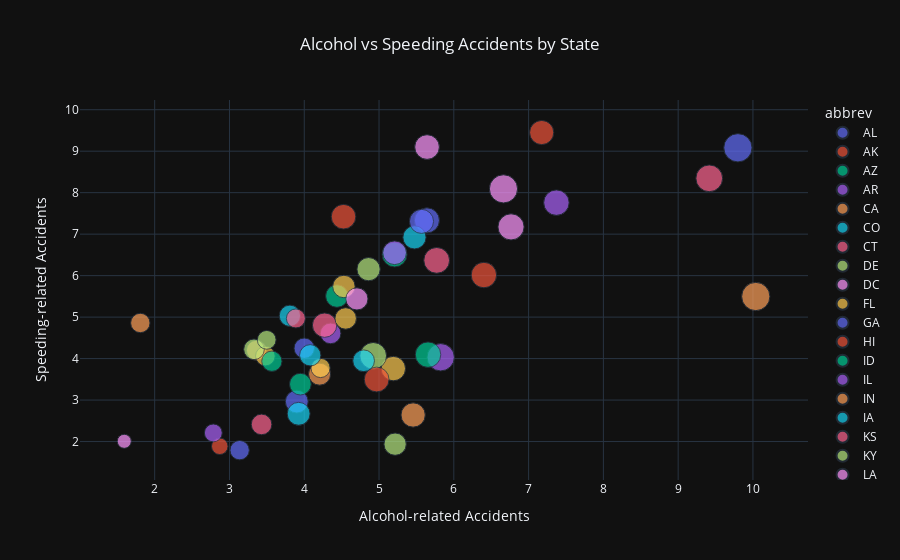

The notebook cell this image was saved under:
### Code cell
#Alcohol vs Speeding
fig = px.scatter(df, x='alcohol', y='speeding',
                 color='abbrev',
                 title='Alcohol vs Speeding Accidents by State',
                 labels={'alcohol':'Alcohol-related Accidents', 'speeding':'Speeding-related Accidents'},
                 template='plotly_dark',
                 size='total')
fig.update_layout(title={'x':0.5})
fig.show()

### Figure 1 — Plotly figure (JSON) as saved in the notebook; plotly's stock layout.template omitted (floating-point values rounded to 4 significant figures)
{"data": [{"hovertemplate": "abbrev=AL<br>Alcohol-related Accidents=%{x}<br>Speeding-related Accidents=%{y}<br>total=%{marker.size}<extra></extra>", "legendgroup": "AL", "marker": {"color": "#636efa", "size": [18.8], "sizemode": "area", "sizeref": 0.05975, "symbol": "circle"}, "mode": "markers", "name": "AL", "orientation": "v", "showlegend": true, "type": "scatter", "x": [5.64], "xaxis": "x", "y": [7.332], "yaxis": "y"}, {"hovertemplate": "abbrev=AK<br>Alcohol-related Accidents=%{x}<br>Speeding-related Accidents=%{y}<br>total=%{marker.size}<extra></extra>", "legendgroup": "AK", "marker": {"color": "#EF553B", "size": [18.1], "sizemode": "area", "sizeref": 0.05975, "symbol": "circle"}, "mode": "markers", "name": "AK", "orientation": "v", "showlegend": true, "type": "scatter", "x": [4.525], "xaxis": "x", "y": [7.421], "yaxis": "y"}, {"hovertemplate": "abbrev=AZ<br>Alcohol-related Accidents=%{x}<br>Speeding-related Accidents=%{y}<br>total=%{marker.size}<extra></extra>", "legendgroup": "AZ", "marker": {"color": "#00cc96", "size": [18.6], "sizemode": "area", "sizeref": 0.05975, "symbol": "circle"}, "mode": "markers", "name": "AZ", "orientation": "v", "showlegend": true, "type": "scatter", "x": [5.208], "xaxis": "x", "y": [6.51], "yaxis": "y"}, {"hovertemplate": "abbrev=AR<br>Alcohol-related Accidents=%{x}<br>Speeding-related Accidents=%{y}<br>total=%{marker.size}<extra></extra>", "legendgroup": "AR", "marker": {"color": "#ab63fa", "size": [22.4], "sizemode": "area", "sizeref": 0.05975, "symbol": "circle"}, "mode": "markers", "name": "AR", "orientation": "v", "showlegend": true, "type": "scatter", "x": [5.824], "xaxis": "x", "y": [4.032], "yaxis": "y"}, {"hovertemplate": "abbrev=CA<br>Alcohol-related Accidents=%{x}<br>Speeding-related Accidents=%{y}<br>total=%{marker.size}<extra></extra>", "legendgroup": "CA", "marker": {"color": "#FFA15A", "size": [12], "sizemode": "area", "sizeref": 0.05975, "symbol": "circle"}, "mode": "markers", "name": "CA", "orientation": "v", "showlegend": true, "type": "scatter", "x": [3.36], "xaxis": "x", "y": [4.2], "yaxis": "y"}, {"hovertemplate": "abbrev=CO<br>Alcohol-related Accidents=%{x}<br>Speeding-related Accidents=%{y}<br>total=%{marker.size}<extra></extra>", "legendgroup": "CO", "marker": {"color": "#19d3f3", "size": [13.6], "sizemode": "area", "sizeref": 0.05975, "symbol": "circle"}, "mode": "markers", "name": "CO", "orientation": "v", "showlegend": true, "type": "scatter", "x": [3.808], "xaxis": "x", "y": [5.032], "yaxis": "y"}, {"hovertemplate": "abbrev=CT<br>Alcohol-related Accidents=%{x}<br>Speeding-related Accidents=%{y}<br>total=%{marker.size}<extra></extra>", "legendgroup": "CT", "marker": {"color": "#FF6692", "size": [10.8], "sizemode": "area", "sizeref": 0.05975, "symbol": "circle"}, "mode": "markers", "name": "CT", "orientation": "v", "showlegend": true, "type": "scatter", "x": [3.888], "xaxis": "x", "y": [4.968], "yaxis": "y"}, {"hovertemplate": "abbrev=DE<br>Alcohol-related Accidents=%{x}<br>Speeding-related Accidents=%{y}<br>total=%{marker.size}<extra></extra>", "legendgroup": "DE", "marker": {"color": "#B6E880", "size": [16.2], "sizemode": "area", "sizeref": 0.05975, "symbol": "circle"}, "mode": "markers", "name": "DE", "orientation": "v", "showlegend": true, "type": "scatter", "x": [4.86], "xaxis": "x", "y": [6.156], "yaxis": "y"}, {"hovertemplate": "abbrev=DC<br>Alcohol-related Accidents=%{x}<br>Speeding-related Accidents=%{y}<br>total=%{marker.size}<extra></extra>", "legendgroup": "DC", "marker": {"color": "#FF97FF", "size": [5.9], "sizemode": "area", "sizeref": 0.05975, "symbol": "circle"}, "mode": "markers", "name": "DC", "orientation": "v", "showlegend": true, "type": "scatter", "x": [1.593], "xaxis": "x", "y": [2.006], "yaxis": "y"}, {"hovertemplate": "abbrev=FL<br>Alcohol-related Accidents=%{x}<br>Speeding-related Accidents=%{y}<br>total=%{marker.size}<extra></extra>", "legendgroup": "FL", "marker": {"color": "#FECB52", "size": [17.9], "sizemode": "area", "sizeref": 0.05975, "symbol": "circle"}, "mode": "markers", "name": "FL", "orientation": "v", "showlegend": true, "type": "scatter", "x": [5.191], "xaxis": "x", "y": [3.759], "yaxis": "y"}, {"hovertemplate": "abbrev=GA<br>Alcohol-related Accidents=%{x}<br>Speeding-related Accidents=%{y}<br>total=%{marker.size}<extra></extra>", "legendgroup": "GA", "marker": {"color": "#636efa", "size": [15.6], "sizemode": "area", "sizeref": 0.05975, "symbol": "circle"}, "mode": "markers", "name": "GA", "orientation": "v", "showlegend": true, "type": "scatter", "x": [3.9], "xaxis": "x", "y": [2.964], "yaxis": "y"}, {"hovertemplate": "abbrev=HI<br>Alcohol-related Accidents=%{x}<br>Speeding-related Accidents=%{y}<br>total=%{marker.size}<extra></extra>", "legendgroup": "HI", "marker": {"color": "#EF553B", "size": [17.5], "sizemode": "area", "sizeref": 0.05975, "symbol": "circle"}, "mode": "markers", "name": "HI", "orientation": "v", "showlegend": true, "type": "scatter", "x": [7.175], "xaxis": "x", "y": [9.45], "yaxis": "y"}, {"hovertemplate": "abbrev=ID<br>Alcohol-related Accidents=%{x}<br>Speeding-related Accidents=%{y}<br>total=%{marker.size}<extra></extra>", "legendgroup": "ID", "marker": {"color": "#00cc96", "size": [15.3], "sizemode": "area", "sizeref": 0.05975, "symbol": "circle"}, "mode": "markers", "name": "ID", "orientation": "v", "showlegend": true, "type": "scatter", "x": [4.437], "xaxis": "x", "y": [5.508], "yaxis": "y"}, {"hovertemplate": "abbrev=IL<br>Alcohol-related Accidents=%{x}<br>Speeding-related Accidents=%{y}<br>total=%{marker.size}<extra></extra>", "legendgroup": "IL", "marker": {"color": "#ab63fa", "size": [12.8], "sizemode": "area", "sizeref": 0.05975, "symbol": "circle"}, "mode": "markers", "name": "IL", "orientation": "v", "showlegend": true, "type": "scatter", "x": [4.352], "xaxis": "x", "y": [4.608], "yaxis": "y"}, {"hovertemplate": "abbrev=IN<br>Alcohol-related Accidents=%{x}<br>Speeding-related Accidents=%{y}<br>total=%{marker.size}<extra></extra>", "legendgroup": "IN", "marker": {"color": "#FFA15A", "size": [14.5], "sizemode": "area", "sizeref": 0.05975, "symbol": "circle"}, "mode": "markers", "name": "IN", "orientation": "v", "showlegend": true, "type": "scatter", "x": [4.205], "xaxis": "x", "y": [3.625], "yaxis": "y"}, {"hovertemplate": "abbrev=IA<br>Alcohol-related Accidents=%{x}<br>Speeding-related Accidents=%{y}<br>total=%{marker.size}<extra></extra>", "legendgroup": "IA", "marker": {"color": "#19d3f3", "size": [15.7], "sizemode": "area", "sizeref": 0.05975, "symbol": "circle"}, "mode": "markers", "name": "IA", "orientation": "v", "showlegend": true, "type": "scatter", "x": [3.925], "xaxis": "x", "y": [2.669], "yaxis": "y"}, {"hovertemplate": "abbrev=KS<br>Alcohol-related Accidents=%{x}<br>Speeding-related Accidents=%{y}<br>total=%{marker.size}<extra></extra>", "legendgroup": "KS", "marker": {"color": "#FF6692", "size": [17.8], "sizemode": "area", "sizeref": 0.05975, "symbol": "circle"}, "mode": "markers", "name": "KS", "orientation": "v", "showlegend": true, "type": "scatter", "x": [4.272], "xaxis": "x", "y": [4.806], "yaxis": "y"}, {"hovertemplate": "abbrev=KY<br>Alcohol-related Accidents=%{x}<br>Speeding-related Accidents=%{y}<br>total=%{marker.size}<extra></extra>", "legendgroup": "KY", "marker": {"color": "#B6E880", "size": [21.4], "sizemode": "area", "sizeref": 0.05975, "symbol": "circle"}, "mode": "markers", "name": "KY", "orientation": "v", "showlegend": true, "type": "scatter", "x": [4.922], "xaxis": "x", "y": [4.066], "yaxis": "y"}, {"hovertemplate": "abbrev=LA<br>Alcohol-related Accidents=%{x}<br>Speeding-related Accidents=%{y}<br>total=%{marker.size}<extra></extra>", "legendgroup": "LA", "marker": {"color": "#FF97FF", "size": [20.5], "sizemode": "area", "sizeref": 0.05975, "symbol": "circle"}, "mode": "markers", "name": "LA", "orientation": "v", "showlegend": true, "type": "scatter", "x": [6.765], "xaxis": "x", "y": [7.175], "yaxis": "y"}, {"hovertemplate": "abbrev=ME<br>Alcohol-related Accidents=%{x}<br>Speeding-related Accidents=%{y}<br>total=%{marker.size}<extra></extra>", "legendgroup": "ME", "marker": {"color": "#FECB52", "size": [15.1], "sizemode": "area", "sizeref": 0.05975, "symbol": "circle"}, "mode": "markers", "name": "ME", "orientation": "v", "showlegend": true, "type": "scatter", "x": [4.53], "xaxis": "x", "y": [5.738], "yaxis": "y"}, {"hovertemplate": "abbrev=MD<br>Alcohol-related Accidents=%{x}<br>Speeding-related Accidents=%{y}<br>total=%{marker.size}<extra></extra>", "legendgroup": "MD", "marker": {"color": "#636efa", "size": [12.5], "sizemode": "area", "sizeref": 0.05975, "symbol": "circle"}, "mode": "markers", "name": "MD", "orientation": "v", "showlegend": true, "type": "scatter", "x": [4], "xaxis": "x", "y": [4.25], "yaxis": "y"}, {"hovertemplate": "abbrev=MA<br>Alcohol-related Accidents=%{x}<br>Speeding-related Accidents=%{y}<br>total=%{marker.size}<extra></extra>", "legendgroup": "MA", "marker": {"color": "#EF553B", "size": [8.2], "sizemode": "area", "sizeref": 0.05975, "symbol": "circle"}, "mode": "markers", "name": "MA", "orientation": "v", "showlegend": true, "type": "scatter", "x": [2.87], "xaxis": "x", "y": [1.886], "yaxis": "y"}, {"hovertemplate": "abbrev=MI<br>Alcohol-related Accidents=%{x}<br>Speeding-related Accidents=%{y}<br>total=%{marker.size}<extra></extra>", "legendgroup": "MI", "marker": {"color": "#00cc96", "size": [14.1], "sizemode": "area", "sizeref": 0.05975, "symbol": "circle"}, "mode": "markers", "name": "MI", "orientation": "v", "showlegend": true, "type": "scatter", "x": [3.948], "xaxis": "x", "y": [3.384], "yaxis": "y"}, {"hovertemplate": "abbrev=MN<br>Alcohol-related Accidents=%{x}<br>Speeding-related Accidents=%{y}<br>total=%{marker.size}<extra></extra>", "legendgroup": "MN", "marker": {"color": "#ab63fa", "size": [9.6], "sizemode": "area", "sizeref": 0.05975, "symbol": "circle"}, "mode": "markers", "name": "MN", "orientation": "v", "showlegend": true, "type": "scatter", "x": [2.784], "xaxis": "x", "y": [2.208], "yaxis": "y"}, {"hovertemplate": "abbrev=MS<br>Alcohol-related Accidents=%{x}<br>Speeding-related Accidents=%{y}<br>total=%{marker.size}<extra></extra>", "legendgroup": "MS", "marker": {"color": "#FFA15A", "size": [17.6], "sizemode": "area", "sizeref": 0.05975, "symbol": "circle"}, "mode": "markers", "name": "MS", "orientation": "v", "showlegend": true, "type": "scatter", "x": [5.456], "xaxis": "x", "y": [2.64], "yaxis": "y"}, {"hovertemplate": "abbrev=MO<br>Alcohol-related Accidents=%{x}<br>Speeding-related Accidents=%{y}<br>total=%{marker.size}<extra></extra>", "legendgroup": "MO", "marker": {"color": "#19d3f3", "size": [16.1], "sizemode": "area", "sizeref": 0.05975, "symbol": "circle"}, "mode": "markers", "name": "MO", "orientation": "v", "showlegend": true, "type": "scatter", "x": [5.474], "xaxis": "x", "y": [6.923], "yaxis": "y"}, {"hovertemplate": "abbrev=MT<br>Alcohol-related Accidents=%{x}<br>Speeding-related Accidents=%{y}<br>total=%{marker.size}<extra></extra>", "legendgroup": "MT", "marker": {"color": "#FF6692", "size": [21.4], "sizemode": "area", "sizeref": 0.05975, "symbol": "circle"}, "mode": "markers", "name": "MT", "orientation": "v", "showlegend": true, "type": "scatter", "x": [9.416], "xaxis": "x", "y": [8.346], "yaxis": "y"}, {"hovertemplate": "abbrev=NE<br>Alcohol-related Accidents=%{x}<br>Speeding-related Accidents=%{y}<br>total=%{marker.size}<extra></extra>", "legendgroup": "NE", "marker": {"color": "#B6E880", "size": [14.9], "sizemode": "area", "sizeref": 0.05975, "symbol": "circle"}, "mode": "markers", "name": "NE", "orientation": "v", "showlegend": true, "type": "scatter", "x": [5.215], "xaxis": "x", "y": [1.937], "yaxis": "y"}, {"hovertemplate": "abbrev=NV<br>Alcohol-related Accidents=%{x}<br>Speeding-related Accidents=%{y}<br>total=%{marker.size}<extra></extra>", "legendgroup": "NV", "marker": {"color": "#FF97FF", "size": [14.7], "sizemode": "area", "sizeref": 0.05975, "symbol": "circle"}, "mode": "markers", "name": "NV", "orientation": "v", "showlegend": true, "type": "scatter", "x": [4.704], "xaxis": "x", "y": [5.439], "yaxis": "y"}, {"hovertemplate": "abbrev=NH<br>Alcohol-related Accidents=%{x}<br>Speeding-related Accidents=%{y}<br>total=%{marker.size}<extra></extra>", "legendgroup": "NH", "marker": {"color": "#FECB52", "size": [11.6], "sizemode": "area", "sizeref": 0.05975, "symbol": "circle"}, "mode": "markers", "name": "NH", "orientation": "v", "showlegend": true, "type": "scatter", "x": [3.48], "xaxis": "x", "y": [4.06], "yaxis": "y"}, {"hovertemplate": "abbrev=NJ<br>Alcohol-related Accidents=%{x}<br>Speeding-related Accidents=%{y}<br>total=%{marker.size}<extra></extra>", "legendgroup": "NJ", "marker": {"color": "#636efa", "size": [11.2], "sizemode": "area", "sizeref": 0.05975, "symbol": "circle"}, "mode": "markers", "name": "NJ", "orientation": "v", "showlegend": true, "type": "scatter", "x": [3.136], "xaxis": "x", "y": [1.792], "yaxis": "y"}, {"hovertemplate": "abbrev=NM<br>Alcohol-related Accidents=%{x}<br>Speeding-related Accidents=%{y}<br>total=%{marker.size}<extra></extra>", "legendgroup": "NM", "marker": {"color": "#EF553B", "size": [18.4], "sizemode": "area", "sizeref": 0.05975, "symbol": "circle"}, "mode": "markers", "name": "NM", "orientation": "v", "showlegend": true, "type": "scatter", "x": [4.968], "xaxis": "x", "y": [3.496], "yaxis": "y"}, {"hovertemplate": "abbrev=NY<br>Alcohol-related Accidents=%{x}<br>Speeding-related Accidents=%{y}<br>total=%{marker.size}<extra></extra>", "legendgroup": "NY", "marker": {"color": "#00cc96", "size": [12.3], "sizemode": "area", "sizeref": 0.05975, "symbol": "circle"}, "mode": "markers", "name": "NY", "orientation": "v", "showlegend": true, "type": "scatter", "x": [3.567], "xaxis": "x", "y": [3.936], "yaxis": "y"}, {"hovertemplate": "abbrev=NC<br>Alcohol-related Accidents=%{x}<br>Speeding-related Accidents=%{y}<br>total=%{marker.size}<extra></extra>", "legendgroup": "NC", "marker": {"color": "#ab63fa", "size": [16.8], "sizemode": "area", "sizeref": 0.05975, "symbol": "circle"}, "mode": "markers", "name": "NC", "orientation": "v", "showlegend": true, "type": "scatter", "x": [5.208], "xaxis": "x", "y": [6.552], "yaxis": "y"}, {"hovertemplate": "abbrev=ND<br>Alcohol-related Accidents=%{x}<br>Speeding-related Accidents=%{y}<br>total=%{marker.size}<extra></extra>", "legendgroup": "ND", "marker": {"color": "#FFA15A", "size": [23.9], "sizemode": "area", "sizeref": 0.05975, "symbol": "circle"}, "mode": "markers", "name": "ND", "orientation": "v", "showlegend": true, "type": "scatter", "x": [10.04], "xaxis": "x", "y": [5.497], "yaxis": "y"}, {"hovertemplate": "abbrev=OH<br>Alcohol-related Accidents=%{x}<br>Speeding-related Accidents=%{y}<br>total=%{marker.size}<extra></extra>", "legendgroup": "OH", "marker": {"color": "#19d3f3", "size": [14.1], "sizemode": "area", "sizeref": 0.05975, "symbol": "circle"}, "mode": "markers", "name": "OH", "orientation": "v", "showlegend": true, "type": "scatter", "x": [4.794], "xaxis": "x", "y": [3.948], "yaxis": "y"}, {"hovertemplate": "abbrev=OK<br>Alcohol-related Accidents=%{x}<br>Speeding-related Accidents=%{y}<br>total=%{marker.size}<extra></extra>", "legendgroup": "OK", "marker": {"color": "#FF6692", "size": [19.9], "sizemode": "area", "sizeref": 0.05975, "symbol": "circle"}, "mode": "markers", "name": "OK", "orientation": "v", "showlegend": true, "type": "scatter", "x": [5.771], "xaxis": "x", "y": [6.368], "yaxis": "y"}, {"hovertemplate": "abbrev=OR<br>Alcohol-related Accidents=%{x}<br>Speeding-related Accidents=%{y}<br>total=%{marker.size}<extra></extra>", "legendgroup": "OR", "marker": {"color": "#B6E880", "size": [12.8], "sizemode": "area", "sizeref": 0.05975, "symbol": "circle"}, "mode": "markers", "name": "OR", "orientation": "v", "showlegend": true, "type": "scatter", "x": [3.328], "xaxis": "x", "y": [4.224], "yaxis": "y"}, {"hovertemplate": "abbrev=PA<br>Alcohol-related Accidents=%{x}<br>Speeding-related Accidents=%{y}<br>total=%{marker.size}<extra></extra>", "legendgroup": "PA", "marker": {"color": "#FF97FF", "size": [18.2], "sizemode": "area", "sizeref": 0.05975, "symbol": "circle"}, "mode": "markers", "name": "PA", "orientation": "v", "showlegend": true, "type": "scatter", "x": [5.642], "xaxis": "x", "y": [9.1], "yaxis": "y"}, {"hovertemplate": "abbrev=RI<br>Alcohol-related Accidents=%{x}<br>Speeding-related Accidents=%{y}<br>total=%{marker.size}<extra></extra>", "legendgroup": "RI", "marker": {"color": "#FECB52", "size": [11.1], "sizemode": "area", "sizeref": 0.05975, "symbol": "circle"}, "mode": "markers", "name": "RI", "orientation": "v", "showlegend": true, "type": "scatter", "x": [4.218], "xaxis": "x", "y": [3.774], "yaxis": "y"}, {"hovertemplate": "abbrev=SC<br>Alcohol-related Accidents=%{x}<br>Speeding-related Accidents=%{y}<br>total=%{marker.size}<extra></extra>", "legendgroup": "SC", "marker": {"color": "#636efa", "size": [23.9], "sizemode": "area", "sizeref": 0.05975, "symbol": "circle"}, "mode": "markers", "name": "SC", "orientation": "v", "showlegend": true, "type": "scatter", "x": [9.799], "xaxis": "x", "y": [9.082], "yaxis": "y"}, {"hovertemplate": "abbrev=SD<br>Alcohol-related Accidents=%{x}<br>Speeding-related Accidents=%{y}<br>total=%{marker.size}<extra></extra>", "legendgroup": "SD", "marker": {"color": "#EF553B", "size": [19.4], "sizemode": "area", "sizeref": 0.05975, "symbol": "circle"}, "mode": "markers", "name": "SD", "orientation": "v", "showlegend": true, "type": "scatter", "x": [6.402], "xaxis": "x", "y": [6.014], "yaxis": "y"}, {"hovertemplate": "abbrev=TN<br>Alcohol-related Accidents=%{x}<br>Speeding-related Accidents=%{y}<br>total=%{marker.size}<extra></extra>", "legendgroup": "TN", "marker": {"color": "#00cc96", "size": [19.5], "sizemode": "area", "sizeref": 0.05975, "symbol": "circle"}, "mode": "markers", "name": "TN", "orientation": "v", "showlegend": true, "type": "scatter", "x": [5.655], "xaxis": "x", "y": [4.095], "yaxis": "y"}, {"hovertemplate": "abbrev=TX<br>Alcohol-related Accidents=%{x}<br>Speeding-related Accidents=%{y}<br>total=%{marker.size}<extra></extra>", "legendgroup": "TX", "marker": {"color": "#ab63fa", "size": [19.4], "sizemode": "area", "sizeref": 0.05975, "symbol": "circle"}, "mode": "markers", "name": "TX", "orientation": "v", "showlegend": true, "type": "scatter", "x": [7.372], "xaxis": "x", "y": [7.76], "yaxis": "y"}, {"hovertemplate": "abbrev=UT<br>Alcohol-related Accidents=%{x}<br>Speeding-related Accidents=%{y}<br>total=%{marker.size}<extra></extra>", "legendgroup": "UT", "marker": {"color": "#FFA15A", "size": [11.3], "sizemode": "area", "sizeref": 0.05975, "symbol": "circle"}, "mode": "markers", "name": "UT", "orientation": "v", "showlegend": true, "type": "scatter", "x": [1.808], "xaxis": "x", "y": [4.859], "yaxis": "y"}, {"hovertemplate": "abbrev=VT<br>Alcohol-related Accidents=%{x}<br>Speeding-related Accidents=%{y}<br>total=%{marker.size}<extra></extra>", "legendgroup": "VT", "marker": {"color": "#19d3f3", "size": [13.6], "sizemode": "area", "sizeref": 0.05975, "symbol": "circle"}, "mode": "markers", "name": "VT", "orientation": "v", "showlegend": true, "type": "scatter", "x": [4.08], "xaxis": "x", "y": [4.08], "yaxis": "y"}, {"hovertemplate": "abbrev=VA<br>Alcohol-related Accidents=%{x}<br>Speeding-related Accidents=%{y}<br>total=%{marker.size}<extra></extra>", "legendgroup": "VA", "marker": {"color": "#FF6692", "size": [12.7], "sizemode": "area", "sizeref": 0.05975, "symbol": "circle"}, "mode": "markers", "name": "VA", "orientation": "v", "showlegend": true, "type": "scatter", "x": [3.429], "xaxis": "x", "y": [2.413], "yaxis": "y"}, {"hovertemplate": "abbrev=WA<br>Alcohol-related Accidents=%{x}<br>Speeding-related Accidents=%{y}<br>total=%{marker.size}<extra></extra>", "legendgroup": "WA", "marker": {"color": "#B6E880", "size": [10.6], "sizemode": "area", "sizeref": 0.05975, "symbol": "circle"}, "mode": "markers", "name": "WA", "orientation": "v", "showlegend": true, "type": "scatter", "x": [3.498], "xaxis": "x", "y": [4.452], "yaxis": "y"}, {"hovertemplate": "abbrev=WV<br>Alcohol-related Accidents=%{x}<br>Speeding-related Accidents=%{y}<br>total=%{marker.size}<extra></extra>", "legendgroup": "WV", "marker": {"color": "#FF97FF", "size": [23.8], "sizemode": "area", "sizeref": 0.05975, "symbol": "circle"}, "mode": "markers", "name": "WV", "orientation": "v", "showlegend": true, "type": "scatter", "x": [6.664], "xaxis": "x", "y": [8.092], "yaxis": "y"}, {"hovertemplate": "abbrev=WI<br>Alcohol-related Accidents=%{x}<br>Speeding-related Accidents=%{y}<br>total=%{marker.size}<extra></extra>", "legendgroup": "WI", "marker": {"color": "#FECB52", "size": [13.8], "sizemode": "area", "sizeref": 0.05975, "symbol": "circle"}, "mode": "markers", "name": "WI", "orientation": "v", "showlegend": true, "type": "scatter", "x": [4.554], "xaxis": "x", "y": [4.968], "yaxis": "y"}, {"hovertemplate": "abbrev=WY<br>Alcohol-related Accidents=%{x}<br>Speeding-related Accidents=%{y}<br>total=%{marker.size}<extra></extra>", "legendgroup": "WY", "marker": {"color": "#636efa", "size": [17.4], "sizemode": "area", "sizeref": 0.05975, "symbol": "circle"}, "mode": "markers", "name": "WY", "orientation": "v", "showlegend": true, "type": "scatter", "x": [5.568], "xaxis": "x", "y": [7.308], "yaxis": "y"}], "layout": {"legend": {"itemsizing": "constant", "title": {"text": "abbrev"}, "tracegroupgap": 0}, "title": {"text": "Alcohol vs Speeding Accidents by State", "x": 0.5}, "xaxis": {"anchor": "y", "domain": [0, 1], "title": {"text": "Alcohol-related Accidents"}}, "yaxis": {"anchor": "x", "domain": [0, 1], "title": {"text": "Speeding-related Accidents"}}}}
